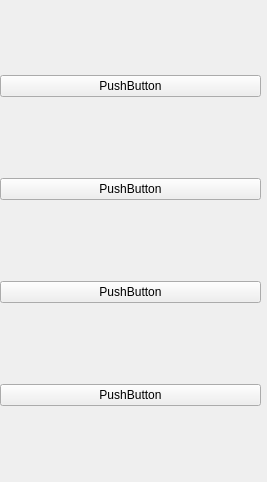
<?xml version="1.0" encoding="UTF-8"?>
<ui version="4.0">
 <class>Form</class>
 <widget class="QWidget" name="Form">
  <property name="geometry">
   <rect>
    <x>0</x>
    <y>0</y>
    <width>267</width>
    <height>482</height>
   </rect>
  </property>
  <property name="windowTitle">
   <string>Form</string>
  </property>
  <widget class="QWidget" name="gridLayoutWidget">
   <property name="geometry">
    <rect>
     <x>0</x>
     <y>0</y>
     <width>261</width>
     <height>481</height>
    </rect>
   </property>
   <layout class="QGridLayout" name="gridLayout">
    <item row="1" column="0">
     <widget class="QPushButton" name="pushButton_2">
      <property name="text">
       <string>PushButton</string>
      </property>
     </widget>
    </item>
    <item row="0" column="0">
     <widget class="QPushButton" name="pushButton">
      <property name="text">
       <string>PushButton</string>
      </property>
     </widget>
    </item>
    <item row="2" column="0">
     <widget class="QPushButton" name="pushButton_3">
      <property name="text">
       <string>PushButton</string>
      </property>
     </widget>
    </item>
    <item row="3" column="0">
     <widget class="QPushButton" name="pushButton_4">
      <property name="text">
       <string>PushButton</string>
      </property>
     </widget>
    </item>
   </layout>
  </widget>
 </widget>
 <resources/>
 <connections/>
</ui>
